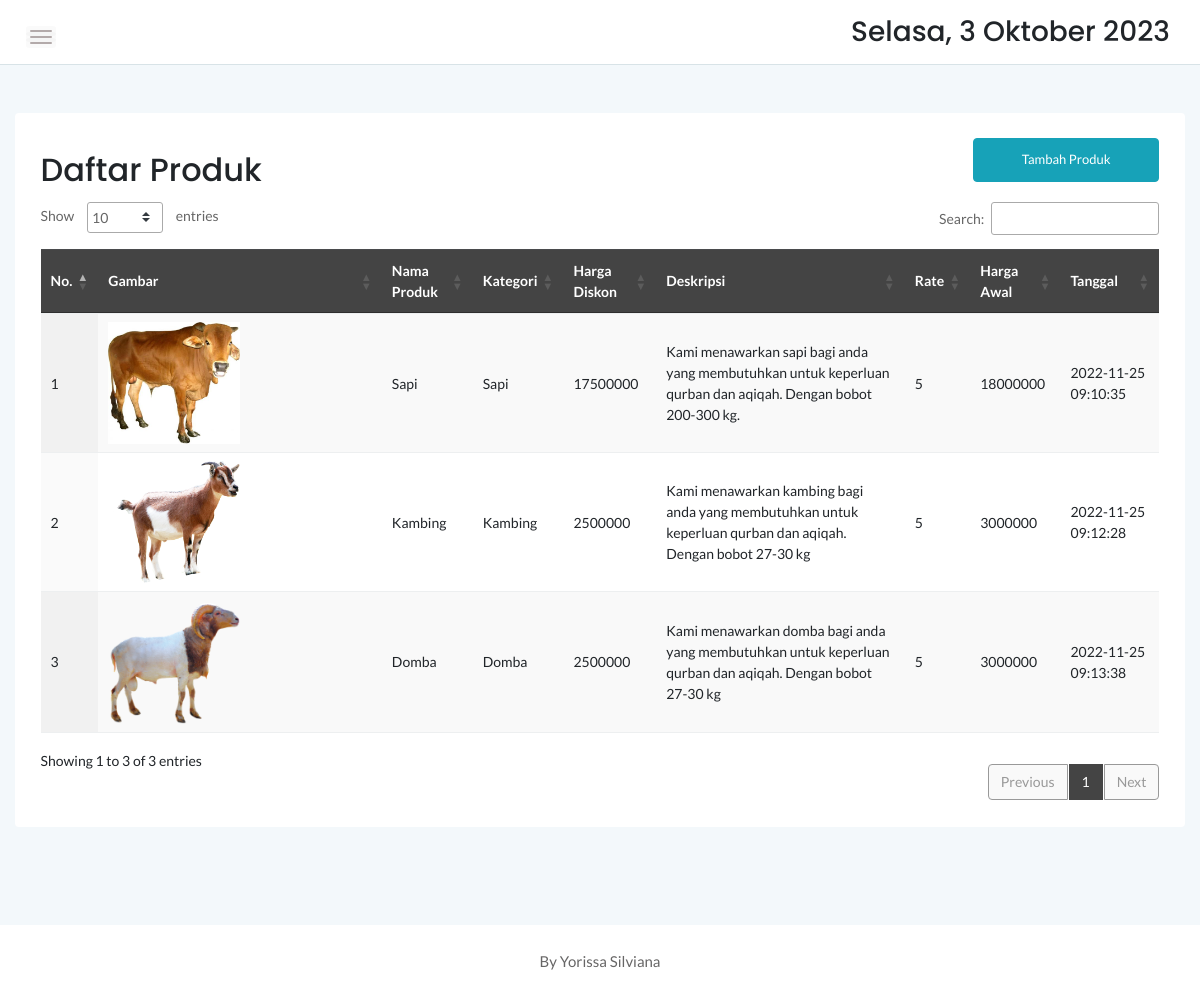
The app's page /admin/produk.php with its own data.
### tables this page shows
CREATE TABLE `produk` (
  `idproduk` int(11) NOT NULL AUTO_INCREMENT,
  `idkategori` int(11) NOT NULL,
  `namaproduk` varchar(30) NOT NULL,
  `gambar` varchar(100) NOT NULL,
  `deskripsi` varchar(200) NOT NULL,
  `rate` int(11) NOT NULL,
  `hargabefore` int(11) NOT NULL,
  `hargaafter` int(11) NOT NULL,
  `tgldibuat` timestamp NOT NULL DEFAULT current_timestamp(),
  PRIMARY KEY (`idproduk`),
  KEY `idkategori` (`idkategori`),
  CONSTRAINT `idkategori` FOREIGN KEY (`idkategori`) REFERENCES `kategori` (`idkategori`) ON DELETE CASCADE ON UPDATE CASCADE
);

CREATE TABLE `kategori` (
  `idkategori` int(11) NOT NULL AUTO_INCREMENT,
  `namakategori` varchar(20) NOT NULL,
  `tgldibuat` timestamp NOT NULL DEFAULT current_timestamp(),
  PRIMARY KEY (`idkategori`)
);

### admin/produk.php (the view, shortened to what this page needs)
<?php
	include '../dbconnect.php';
	?>
<!doctype html>
<html class="no-js" lang="en">
<head>
    <link rel="stylesheet" href="assets/css/bootstrap.min.css">
    <link rel="stylesheet" href="assets/css/font-awesome.min.css">
    <link rel="stylesheet" href="assets/css/themify-icons.css">
    <link rel="stylesheet" href="assets/css/metisMenu.css">
    <link rel="stylesheet" href="assets/css/owl.carousel.min.css">
    <link rel="stylesheet" href="assets/css/slicknav.min.css">
    <link rel="stylesheet" href="https://www.amcharts.com/lib/3/plugins/export/export.css" type="text/css" media="all" />
	<link rel="stylesheet" type="text/css" href="https://cdn.datatables.net/1.10.20/css/jquery.dataTables.min.css">
    <link rel="stylesheet" type="text/css" href="https://cdn.datatables.net/1.10.20/css/jquery.dataTables.css">
    <link rel="stylesheet" type="text/css" href="https://cdn.datatables.net/1.10.20/css/dataTables.bootstrap4.min.css">
    <link rel="stylesheet" type="text/css" href="https://cdn.datatables.net/responsive/2.2.3/css/responsive.bootstrap.min.css">
    <link rel="stylesheet" type="text/css" href="https://cdn.datatables.net/responsive/2.2.3/css/responsive.jqueryui.min.css">
	<link rel="stylesheet" type="text/css" href="https://cdn.datatables.net/buttons/1.5.2/css/buttons.dataTables.min.css">
    <link rel="stylesheet" href="assets/css/typography.css">
    <link rel="stylesheet" href="assets/css/default-css.css">
    <link rel="stylesheet" href="assets/css/styles.css">
    <link rel="stylesheet" href="assets/css/responsive.css">
</head>
<body>
    <div class="page-container">
        <div class="main-content">
            <div class="header-area">
                <div class="row align-items-center">
                    <div class="col-md-6 col-sm-8 clearfix">
                        <div class="nav-btn pull-left">
                            <span></span>
                            <span></span>
                            <span></span>
                        </div>
                    </div>
                    <div class="col-md-6 col-sm-4 clearfix">
                        <ul class="notification-area pull-right">
                            <li><h3><div class="date">
						</b></div></h3>
						</li>
                        </ul>
                    </div>
                </div>
            </div>
            <div class="main-content-inner">
                <div class="row mt-5 mb-5">
                    <div class="col-12">
                        <div class="card">
                            <div class="card-body">
                                <div class="d-sm-flex justify-content-between align-items-center">
									<h2>Daftar Produk</h2>
									<button style="margin-bottom:20px" data-toggle="modal" data-target="#myModal" class="btn btn-info col-md-2">Tambah Produk</button>
                                </div>
                                    <div class="data-tables datatable-dark">
										 <table id="dataTable3" class="display" style="width:100%"><thead class="thead-dark">
											<tr>
												<th>No.</th>
												<th>Gambar</th>
												<th>Nama Produk</th>
												<th>Kategori</th>
												<th>Harga Diskon</th>
												<th>Deskripsi</th>
												<th>Rate</th>
												<th>Harga Awal</th>
												<th>Tanggal</th>
											</tr></thead><tbody>
											<?php
											$brgs=mysqli_query($conn,"SELECT * from kategori k, produk p where k.idkategori=p.idkategori order by idproduk ASC");
											$no=1;
											while($p=mysqli_fetch_array($brgs)){
												?>
												<tr>
													<td><?php echo $no++ ?></td>
													<td><img src="../<?php echo $p['gambar'] ?>" width="50%"\></td>
													<td><?php echo $p['namaproduk'] ?></td>
													<td><?php echo $p['namakategori'] ?></td>
													<td><?php echo $p['hargaafter'] ?></td>
													<td><?php echo $p['deskripsi'] ?></td>
													<td><?php echo $p['rate'] ?></td>
													<td><?php echo $p['hargabefore'] ?></td>
													<td><?php echo $p['tgldibuat'] ?></td>
												</tr>
												<?php
											}
											?>
										</tbody>
										</table>
                                    </div>
								 </div>
                            </div>
                        </div>
                    </div>
                </div>
            </div>
        </div>
        <footer>
            <div class="footer-area">
                <p>By Yorissa Silviana</p>
            </div>
        </footer>
</body>
</html>

### admin/assets/css/styles.css (style rules this page uses)
.page-container { width: 100%; height: 100%; min-height: 100vh; padding-left: 280px; -webkit-transition: padding-left 0.3s ease 0s; transition: padding-left 0.3s ease 0s; }
.card { border: none; border-radius: 4px; background-color: #fff; -webkit-transition: all 0.3s ease 0s; transition: all 0.3s ease 0s; }
.card-body { padding: 25.6px; padding: 1.6rem; }
.main-content { width: 100%; background: #F3F8FB; }
.main-content-inner { padding: 0 30px 50px; }
.header-area { padding: 15px 30px; background: #fff; border-bottom: 1px solid #d8e3e7; }
.nav-btn { margin-right: 30px; margin-top: 10px; cursor: pointer; }
.nav-btn span { display: block; width: 22px; height: 2px; background: #b3aaaa; margin: 4px 0; border-radius: 15px; -webkit-transition: all 0.3s ease 0s; transition: all 0.3s ease 0s; box-shadow: 0 0 0 4px rgba(99, 96, 96, 0.03); }
.notification-area { -webkit-user-select: none; -moz-user-select: none; -ms-user-select: none; user-select: none; position: relative; z-index: 1; }
.notification-area li { display: inline-block; margin-left: 20px; cursor: pointer; -webkit-user-select: none; -moz-user-select: none; -ms-user-select: none; user-select: none; }
.footer-area { text-align: center; padding: 23px 0 19px; background: #fff; }
.footer-area p { color: #676666; margin-bottom: 0; }
.btn { padding: 11px 17px; font-size: 13px; letter-spacing: 0; }
table tr th { border-bottom: none; }
table tr th, table tr td { border-top: 1px solid rgba(120, 130, 140, 0.13) !important; }
table.dataTable.no-footer { border-bottom: 1px solid rgba(120, 130, 140, 0.13) !important; }
table.dataTable thead th, table.dataTable thead td { border-bottom-color: transparent; }
.datatable-dark thead { background: #444; color: #fff; }

### admin/assets/css/responsive.css (style rules this page uses)
@media (min-width: 1200px) and (max-width: 1364px) { .main-content-inner { padding: 0 15px 50px; } }
@media (min-width: 1200px) and (max-width: 1364px) { .page-container, .sbar_collapsed.page-container { padding-left: 0; } }

### records on screen
produk: gambar (picture), namaproduk "Sapi", idkategori.namakategori "Sapi", hargaafter "17500000", deskripsi "Kami menawarkan sapi bagi anda yang membutuhkan untuk keperluan qurban dan aqiqah. Dengan bobot 200-300 kg.", rate "5", hargabefore "18000000", tgldibuat "2022-11-25 09:10:35"
produk: gambar (picture), namaproduk "Kambing", idkategori.namakategori "Kambing", hargaafter "2500000", deskripsi "Kami menawarkan kambing bagi anda yang membutuhkan untuk keperluan qurban dan aqiqah. Dengan bobot 27-30 kg", rate "5", hargabefore "3000000", tgldibuat "2022-11-25 09:12:28"
produk: gambar (picture), namaproduk "Domba", idkategori.namakategori "Domba", hargaafter "2500000", deskripsi "Kami menawarkan domba bagi anda yang membutuhkan untuk keperluan qurban dan aqiqah. Dengan bobot 27-30 kg", rate "5", hargabefore "3000000", tgldibuat "2022-11-25 09:13:38"
